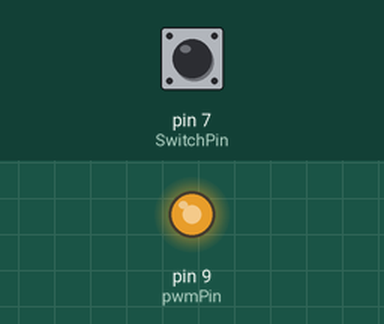
This sketch was run on a simulated Arduino Uno, built with avr-gcc and run on an emulated ATmega328P. On the bench: output pins drawn as LEDs (lit = HIGH). Dashed ring = blinking. The inputs (shaded band) are chosen by the test bench; at power-on: pin 7 (SwitchPin) HIGH. EEPROM starts erased.

Above: at 1.2 s.
1.3 s: pin 7 (SwitchPin) pulled LOW for 3.2 s
At 2.1 s:
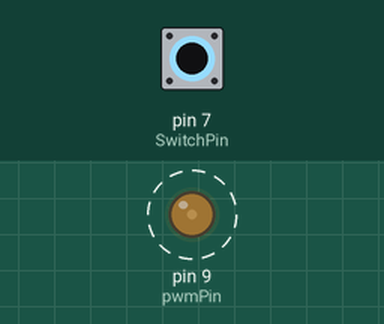
6.0 s: pin 7 (SwitchPin) pulled LOW for 0.15 s
At 7.1 s:
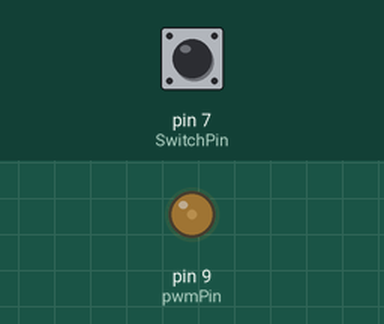
7.6 s: pin 7 (SwitchPin) pulled LOW for 1 s
At 8.3 s:
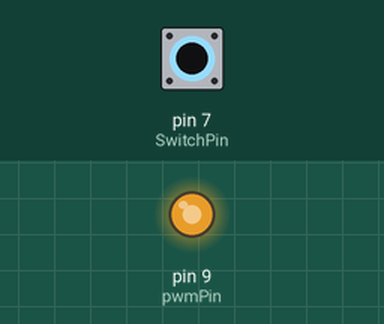
Timing chart, 0 to 10.6 s (numbered marks = the images above; inputs shaded):
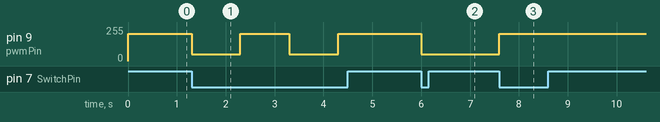

The sketch:

bm_pwm.ino
```cpp
#include <PWM.h>  // pwm-frequency-library    https://code.google.com/archive/p/arduino-pwm-frequency-library/downloads
#include <EEPROM.h>

const int pwmPin = 9;      //pin9 onboard for pwm signal
const int SwitchPin = 7;   // pin7 on board - GND activated switch
bool IsRunning = true;

bool valveState()
{
  int sVal = EEPROM.read(0);
  if (sVal == 1)
  {
    return true;
  }
  else
  {
    return false;
  }
}

void openValves()
{
  pwmWrite(pwmPin, 203);
}

void closeValves()
{
  pwmWrite(pwmPin, 51);
}

void setup() {
  InitTimersSafe();
  SetPinFrequencySafe(pwmPin, 200);
  pinMode(pwmPin, OUTPUT);
  pinMode(SwitchPin, INPUT_PULLUP);

  if (valveState() == true)
  {
    closeValves();
  }
  else
  {
    openValves();
  }
  IsRunning = false;
}

void loop()
{
  if (IsRunning == false)
  {
    if (digitalRead(SwitchPin) == LOW)
    {
      IsRunning == true;
      if (valveState() == true)
      {
        EEPROM.write(0, 0);
        openValves();
      }
      else
      {
        EEPROM.write(0, 1);
        closeValves();
      }
      delay(1000);
      IsRunning == false;
    }
   }
}
```

Measured:
- after the input at 1.3 s, pin 9 (pwmPin): alternates 203/255 for 1.0 s and 51/255 for 1.0 s, starting at once
- after the input at 6.0 s, pin 9 (pwmPin): 203/255 → 51/255 at once
- after the input at 7.6 s, pin 9 (pwmPin): 51/255 → 203/255 at once
